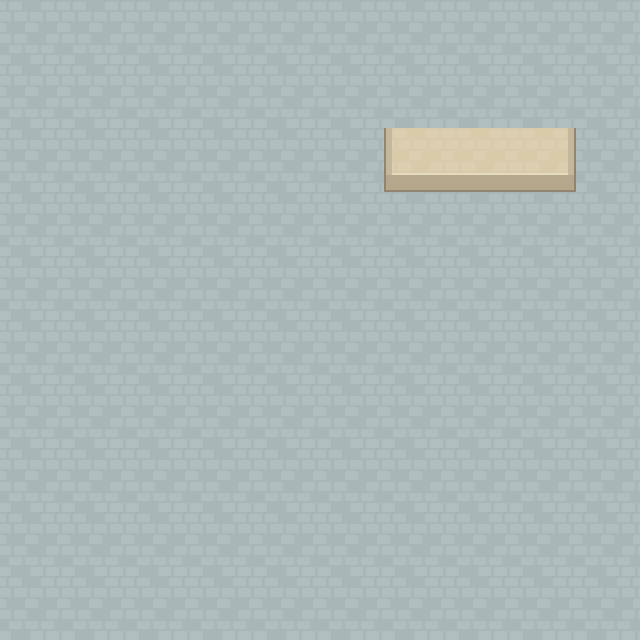

A 2D game scene composited from a Tiled map and its tileset images. What follows is a short description and the map's XML, with every tile layer's data as written:
An orthogonal 10x10 tile map with 64x64 px tiles, 2 tile layers (backgroundLayer, blockedLayer) and 4 objects.

<map version="1.0" orientation="orthogonal" renderorder="right-down" width="10" height="10" tilewidth="64" tileheight="64" nextobjectid="6">
 <tileset firstgid="1" name="tiles" tilewidth="64" tileheight="64" tilecount="260" columns="20">
  <image source="../images/tiles.png" width="1280" height="832" />
 </tileset>
 <layer name="backgroundLayer" width="10" height="10">
  <data encoding="csv">
75,75,75,75,75,75,75,75,75,75,
75,75,75,75,75,75,75,75,75,75,
75,75,75,75,75,75,75,75,75,75,
75,75,75,75,75,75,75,75,75,75,
75,75,75,75,75,75,75,75,75,75,
75,75,75,75,75,75,75,75,75,75,
75,75,75,75,75,75,75,75,75,75,
75,75,75,75,75,75,75,75,75,75,
75,75,75,75,75,75,75,75,75,75,
75,75,75,75,75,75,75,75,75,75
</data>
 </layer>
 <layer name="blockedLayer" width="10" height="10">
  <data encoding="csv">
0,0,0,0,0,0,0,0,0,0,
0,0,0,0,0,0,0,0,0,0,
0,0,0,0,0,0,62,61,64,0,
0,0,0,0,0,0,0,0,0,0,
0,0,0,0,0,0,0,0,0,0,
0,0,0,0,0,0,0,0,0,0,
0,0,0,0,0,0,0,0,0,0,
0,0,0,0,0,0,0,0,0,0,
0,0,0,0,0,0,0,0,0,0,
0,0,0,0,0,0,0,0,0,0
</data>
 </layer>
 <objectgroup name="objectsLayer">
  <object id="1" gid="229" x="190.667" y="554.667" width="64" height="64">
   <properties>
    <property name="type" value="playerStart" />
   </properties>
  </object>
  <object id="3" gid="215" x="190.667" y="640" width="64" height="64">
   <properties>
    <property name="roomnum" type="int" value="1" />
    <property name="sprite" value="browndoor" />
    <property name="type" value="door" />
   </properties>
  </object>
  <object id="4" gid="16" x="128" y="190.667" width="64" height="64">
   <properties>
    <property name="name" value="Agumon" />
    <property name="sprite" value="agumon" />
    <property name="type" value="NPC" />
   </properties>
  </object>
  <object id="5" gid="16" x="420" y="69" width="64" height="64">
   <properties>
    <property name="name" value="Professor" />
    <property name="sprite" value="professor" />
    <property name="type" value="NPC" />
   </properties>
  </object>
 </objectgroup>
</map>
